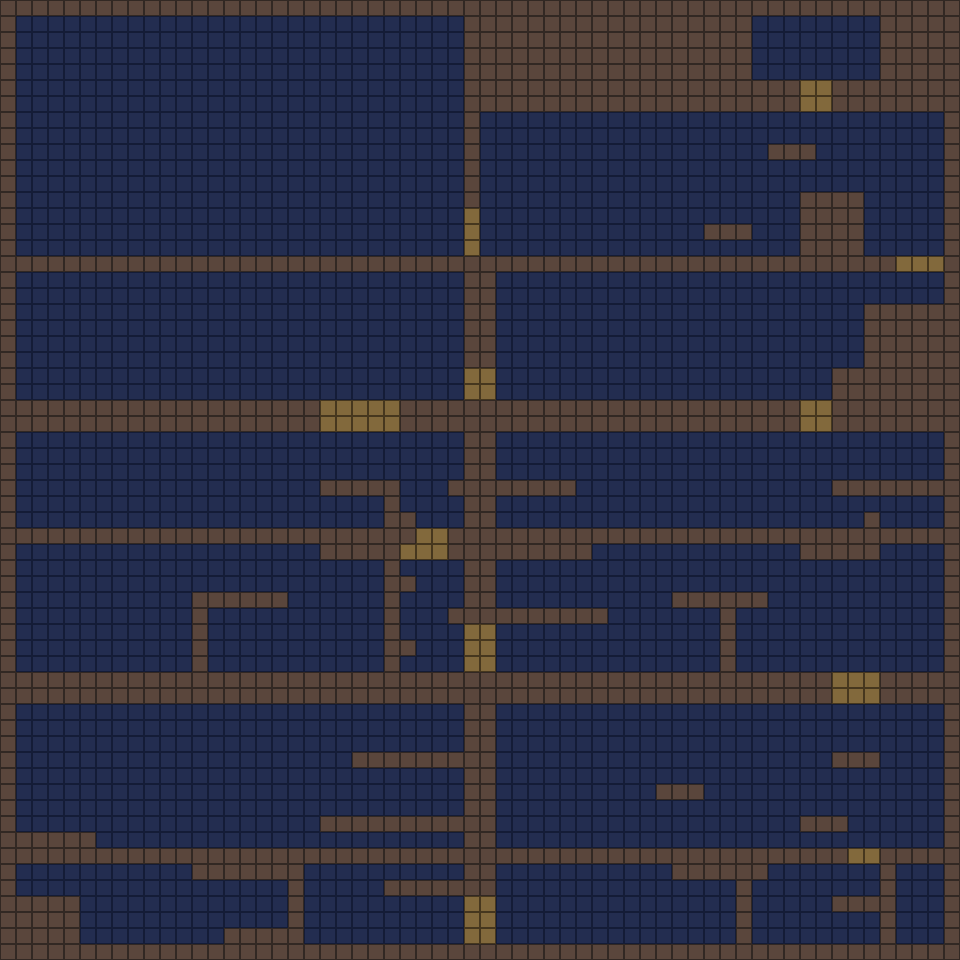

Below is a game level as drawn by its tile map, then a one-line description and the .tmx that defines it (tile-layer data replaced by summaries):
An orthogonal 60x60 tile map with 16x16 px tiles, 2 tile layers (background, collision), 3 tilesets and 29 objects (8x coin, 5x torch, 5x enemy, 2x dagger, playerStart, ...).

<map version="1.10" tiledversion="1.12.2" orientation="orthogonal" renderorder="right-down" width="60" height="60" tilewidth="16" tileheight="16" infinite="0" nextlayerid="5" nextobjectid="31">
 <tileset firstgid="1" name="brick_bg" tilewidth="16" tileheight="16" tilecount="1" columns="1">
  <image source="../gfx/brick_bg.png" width="16" height="16" />
 </tileset>
 <tileset firstgid="2" name="collision_tile" tilewidth="16" tileheight="16" tilecount="1" columns="1">
  <image source="../gfx/tile.png" width="16" height="16" />
  <tile id="0">
   <properties>
    <property name="solid" type="bool" value="true" />
   </properties>
  </tile>
 </tileset>
 <tileset firstgid="3" name="passage_tile" tilewidth="16" tileheight="16" tilecount="1" columns="1">
  <image source="../gfx/passage.png" width="16" height="16" />
  <tile id="0">
   <properties>
    <property name="solid" type="bool" value="false" />
   </properties>
  </tile>
 </tileset>
 <layer id="1" name="background" width="60" height="60">
  <data>[3600 cells, 3600 non-empty, 1 distinct tile ids]</data>
 </layer>
 <layer id="2" name="collision" width="60" height="60">
  <data>[3600 cells, 1254 non-empty, 3 distinct tile ids]</data>
 </layer>
 <objectgroup id="3" name="objects">
  <object id="1" name="playerStart" type="playerStart" x="32" y="176" width="16" height="16" />
  <object id="3" name="chest" type="chest" x="220" y="240" width="16" height="16" />
  <object id="4" name="coin1" type="coin" x="120" y="248" width="8" height="8" />
  <object id="5" name="coin2" type="coin" x="340" y="248" width="8" height="8" />
  <object id="6" name="coin3" type="coin" x="200" y="136" width="8" height="8" />
  <object id="7" name="torchLeft" type="torch" x="16" y="100" width="16" height="16" />
  <object id="8" name="torchRight" type="torch" x="448" y="144" width="16" height="16" />
  <object id="9" name="dagger1" type="dagger" x="100" y="200" width="16" height="16" />
  <object id="10" name="dagger2" type="dagger" x="320" y="180" width="16" height="16" />
  <object id="11" name="torchEast" type="torch" x="480" y="144" width="16" height="16" />
  <object id="12" name="coinEast" type="coin" x="768" y="64" width="8" height="8" />
  <object id="13" name="torchNorth" type="torch" x="16" y="372" width="16" height="16" />
  <object id="14" name="coinNorth" type="coin" x="120" y="520" width="8" height="8" />
  <object id="15" name="torchNorthEast" type="torch" x="496" y="372" width="16" height="16" />
  <object id="16" name="coinNorthEast" type="coin" x="600" y="520" width="8" height="8" />
  <object id="17" name="exitGate" type="exitGate" x="912" y="512" width="16" height="16">
   <properties>
    <property name="nextLevel" value="maps/demo_room_final.tmx" />
   </properties>
  </object>
  <object id="18" name="enemy1" type="enemy" x="160" y="240" width="16" height="16" />
  <object id="19" name="enemy2" type="enemy" x="650" y="240" width="16" height="16" />
  <object id="20" name="flyer1" type="enemy" x="304" y="224" width="16" height="16">
   <properties>
    <property name="enemyType" value="flyer" />
   </properties>
  </object>
  <object id="21" name="shooter1" type="enemy" x="550" y="240" width="16" height="16">
   <properties>
    <property name="enemyType" value="shooter" />
   </properties>
  </object>
  <object id="22" name="shooter1" type="enemy" x="208" y="432" width="16" height="16">
   <properties>
    <property name="enemyType" value="shooter" />
   </properties>
  </object>
  <object id="23" name="coin3" type="coin" x="368" y="112" width="8" height="8" />
  <object id="24" name="coin3" type="coin" x="336" y="112" width="8" height="8" />
 </objectgroup>
 <objectgroup id="4" name="Rooms" locked="1">
  <object id="25" name="bottomLeftRoom" x="0" y="0" width="480" height="272" />
  <object id="26" name="bottomRightRoom" x="480" y="0" width="480" height="272" />
  <object id="27" name="topLeftRoom" x="0" y="272" width="480" height="272" />
  <object id="28" name="topRightRoom" x="480" y="272" width="480" height="272" />
  <object id="29" name="largeRoom" x="0" y="544" width="960" height="320" />
  <object id="30" name="smallRoom" x="736" y="864" width="160" height="96" />
 </objectgroup>
</map>
